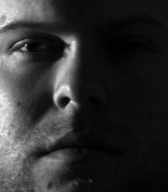
#> input picture CroppedYale/yaleB01/yaleB01_P00A+095E+00.pgm, 168 x 192 px; its folder holds only this picture in this run; the run also reads 1 picture not shown here
$ jupyter execute --allow-errors Face_Recognition.ipynb
#> lines starting #> are read from the running program, lines starting #| are printed output that depends on the picture
# Face Recognition Using Principal Component Analysis

## Import libraries

[cell 1]
import matplotlib.pyplot as plt
import numpy as np
import os
from PIL import Image
import math

# Confirm number of people in database (38 different people), then confirm each person has how many photos
# Then display what does the dataset looks like

[cell 2]
# the folder path for our face datasets
folder_path = "CroppedYale"

# list all folders in the database, images in one folder belongs to one person
all_items = os.listdir(folder_path)
subfolder_count = 0

# count number of person
for item in all_items:
    if os.path.isdir(os.path.join(folder_path, item)):
        subfolder_count += 1
#> pass 2 of the loop `for i, subfolder in enumerate(folder_names):`:
num_of_people = subfolder_count
print(f"num_of_people = {num_of_people}\n")

# list all subfolders'name in the dataset.
folder_names =[
    "yaleB01", "yaleB02", "yaleB03", "yaleB04", "yaleB05",
    "yaleB06", "yaleB07", "yaleB08", "yaleB09", "yaleB10",
    "yaleB11", "yaleB12", "yaleB13", "yaleB14", "yaleB15",
    "yaleB16", "yaleB17", "yaleB18", "yaleB19", "yaleB20",
    "yaleB21", "yaleB22", "yaleB23", "yaleB24", "yaleB25",
    "yaleB26", "yaleB27", "yaleB28", "yaleB29", "yaleB30",
    "yaleB31", "yaleB32", "yaleB33", "yaleB34", "yaleB35",
    "yaleB36", "yaleB37", "yaleB38"
]
#  Initialize an array called "photos_count_per_people" to record the number of respective photos in each subfolder
photos_count_per_people = np.empty(num_of_people)

#> (the rest of this cell did not finish here and is left out)

# Feature Enigneering

[cell 3]
# In the following part
# we will use matrix 'faces' to store all the training faces.
#The first column of the matrix is person1's 1st face, and the second column is person1's the 2nd face...
# The last column of the matrix is person38's 61th face.

# Initializes an empty vector_list to store the vectors of all images
vectors_list = []
folder_names =[
    "yaleB01", "yaleB02", "yaleB03", "yaleB04", "yaleB05",
    "yaleB06", "yaleB07", "yaleB08", "yaleB09", "yaleB10",
    "yaleB11", "yaleB12", "yaleB13", "yaleB14", "yaleB15",
    "yaleB16", "yaleB17", "yaleB18", "yaleB19", "yaleB20",
    "yaleB21", "yaleB22", "yaleB23", "yaleB24", "yaleB25",
    "yaleB26", "yaleB27", "yaleB28", "yaleB29", "yaleB30",
    "yaleB31", "yaleB32", "yaleB33", "yaleB34", "yaleB35",
    "yaleB36", "yaleB37", "yaleB38"
]


parent_directory = 'CroppedYale'

for folder_name in folder_names:
    folder_path = os.path.join(parent_directory, folder_name)
    if os.path.exists(folder_path) and os.path.isdir(folder_path):
        # Traverse all image files of each subfolder/person
        for filename in os.listdir(folder_path):
            if filename.lower().endswith(('.png', '.jpg', '.jpeg', '.gif', '.bmp','.pgm')):
                image_path = os.path.join(folder_path, filename)
                try:
                    # open the image
                    image = Image.open(image_path)
#> image is the input picture: PIL image 168x192 L; min 0, max 246, mean 47.5

                    # reshape the size to 100*100
                    image = image.resize((100, 100))
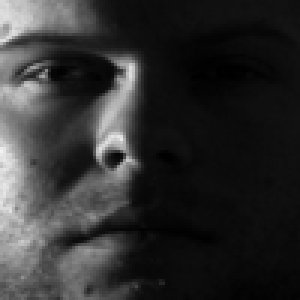
#> image: PIL image 100x100 L (shown 3 times larger); min 0, max 243, mean 47.5

                    # convert it to grayscale image
                    gray_image = image.convert('L')

                    # convert it to grayscale matrix
                    gray_matrix = np.array(gray_image)

                    # convert it to grayscale vector
                    vector = gray_matrix.flatten()
#> vector = 10000 values, max 243 at index 5000, min 0 at index 2273, mean 47.5

                    # append each vector into vector list
                    vectors_list.append(vector)
                except IOError:
                    print(f"Cannot open the {image_path}")
#> pass 2 of the loop `for folder_name in folder_names:`:

# assign the value of vector_lists to matrix 'faces'
faces = np.array(vectors_list).T
num_faces_used_for_training = 2315
train_face = faces[:,:num_faces_used_for_training]
print(f"the shape of matrix 'train_face' = {train_face.shape}")
#| the shape of matrix 'train_face' = (10000, 1)

# Calculate avg face and plot avg face

[cell 4]
avg_face = np.mean(train_face,axis=1)
print(f"shape of avg_face = {avg_face.shape}")
#| shape of avg_face = (10000,)

#plot avg face
fig1 = plt.figure()
ax1 = fig1.add_subplot(121)
img_avg = ax1.imshow(np.reshape(avg_face, (100, 100)))
img_avg.set_cmap('gray')
plt.axis('off')
plt.text(0.5, -0.1, 'Average Face', horizontalalignment='center', verticalalignment='center', fontsize=14, transform=ax1.transAxes)
plt.show()
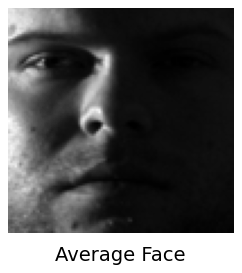
#> figure drawn by matplotlib, 1 panel

# Calculate first demean face and plot demean face

[cell 5]
demean_face = train_face[:,0]-avg_face
print(f"shape of demean_face = {demean_face.shape}")
#| shape of demean_face = (10000,)

#plot the first demean face
p1_demean_face = plt.figure()
ax_demean = p1_demean_face.add_subplot(121)
img_avg = ax_demean.imshow(np.reshape(demean_face, (100, 100)))
img_avg.set_cmap('gray')
plt.axis('off')
plt.text(0.5, -0.1, 'The First Demean Face', horizontalalignment='center', verticalalignment='center', fontsize=14, transform=ax_demean.transAxes)
plt.show()
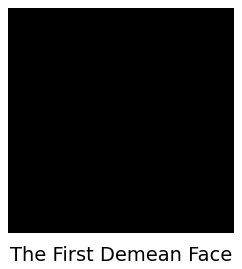
#> figure drawn by matplotlib, 1 panel

## Find Eigenfaces using Covaraiance Matrix (Method1)

[cell 6]
# X is the demean face matrix
X = train_face-np.tile(avg_face,(train_face.shape[1],1)).T
print(f"shape of demean face matrix X = {X.shape}")
#| shape of demean face matrix X = (10000, 1)


# Build covaraiance matrix
cov_matrix = np.cov(X,rowvar = True)
print(f"shape of cov_matrix = {cov_matrix.shape}")
#| shape of cov_matrix = (10000, 10000)

# Find the Eigenvectors of covaraince matrix, each eigen vector is atcually an eigenface
eigenvalues, eigenvectors = np.linalg.eigh(cov_matrix)

[cell 7]
# plot an eigenface
eigenface = eigenvectors[:,9998:9999].reshape((100, 100))
#> eigenface: shape (100, 100) float64; every value is 0
plt.imshow(eigenface, cmap='gray')
plt.title("Display an eigenface")
plt.axis('off')
plt.show()

[cell 8]
#The eigenvalues and eigenvector matrices are arranged in order from smallest to largest,
#so if we need to choose the first 100 most important principal components, we directly select the last 100 columns of the eigenvector
num_components =  1000

# Each column in projection_matrix is a eigen-vector,represents as a principal component
projection_matrix = eigenvectors[:, -num_components:]
#> projection_matrix: shape (10000, 1000) float64; every value is 0
print(f"shape of projection matrix = {projection_matrix.shape}")
#| shape of projection matrix = (10000, 1000)

#Project original demean face matrix X into a low-dimension X_pca
#X_pca = Transpose of projection_matrix * X

X_pca = (projection_matrix.T)@X

print(f"shape of X_pca = {X_pca.shape}")
#| shape of X_pca = (1000, 1)
print(f"Now,each image can be represented in a {num_components}-dimension eigenspace")

## Input Test faces

[cell 9]
test_folder_path = 'CroppedYaleTest'
files = os.listdir(test_folder_path)
image_extensions = ['.png', '.jpg', '.jpeg', '.gif', '.bmp', '.pgm']
image_count = sum(file.lower().endswith(tuple(image_extensions)) for file in files)
print(f"CroppedYaleTest has a number of {image_count} test_images")

files = sorted(os.listdir(test_folder_path))
vectors_list = []
test_real_label = []
for filename in files:
    if filename.lower().endswith(('.png', '.jpg', '.jpeg', '.gif', '.bmp','.pgm')):
        image_path = os.path.join(test_folder_path, filename)
        try:
            test_real_label.append(filename)
            #open the image
            image = Image.open(image_path)
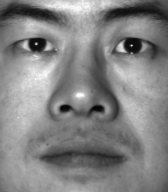
#> input picture CroppedYaleTest/yaleB02_P00A+010E+00.pgm, 168 x 192 px
#> image is the input picture: PIL image 168x192 L; min 4, max 255, mean 131.3
            # resize the image to 100*100
            resized_image = image.resize((100, 100))
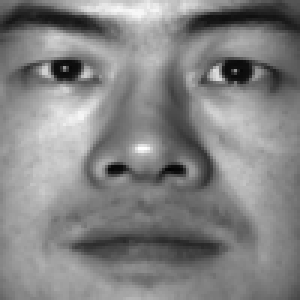
#> resized_image: PIL image 100x100 L (shown 3 times larger); min 2, max 255, mean 131.3
            # convert to gray images
            gray_image = resized_image.convert('L')
            # then convert to gray image matrix
            gray_matrix = np.array(gray_image)
            vector = gray_matrix.flatten()
#> vector = 10000 values, max 255 at index 4946, min 2 at index 5656, mean 131.3
            vectors_list.append(vector)
        except IOError:
            print(f"Cannot open {image_path}")
#> pass 2 of the loop `for filename in files:`:
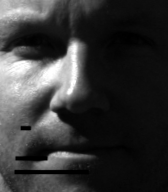
#> input picture CroppedYaleTest/yaleB03_P00A+070E+45_noise.pgm, 168 x 192 px
#> image is the input picture: PIL image 168x192 L; min 0, max 255, mean 53.8
#> `resized_image = image.resize((100, 100))`:
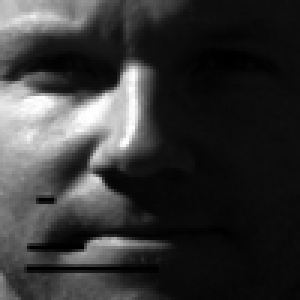
#> resized_image: PIL image 100x100 L (shown 3 times larger); min 0, max 255, mean 53.9
#> `vector = gray_matrix.flatten()`: vector = 10000 values, max 255 at index 3309, min 0 at index 1774, mean 53.85
test_face_matrix = np.array(vectors_list).T
#> test_face_matrix = 10000 pairs, first value 2 to 255, second value 0 to 255


print(f"shape of test_face_matrix = {test_face_matrix.shape}")
#| shape of test_face_matrix = (10000, 2)


for i in range(len(test_real_label)):
    test_real_label[i] = test_real_label[i][:7]

print(f"test_real_label = {test_real_label}")
print(f"length of test_real_label array = {len(test_real_label)}\n")

def find_closest_column(train_face_matrix, test_face_vector):
    min_distance = float('inf')
    closest_column_index = None
    closest_column = None

    vector_matrix = np.tile(test_face_vector, (train_face_matrix.shape[1], 1)).T

    for i in range(train_face_matrix.shape[1]):
        column = train_face_matrix[:, i]
        distance = np.linalg.norm(column - vector_matrix[:, i])
        if distance < min_distance:
            min_distance = distance
            closest_column_index = i
            closest_column = column


    print("matched_face_index:", closest_column_index)
    print("matched column:", closest_column)
    print("\n")
    return closest_column_index, closest_column


matched_index_list = []


#> (the rest of this cell did not finish here and is left out)

[cell 10]
class_range = []
count =0
for i in range(num_of_people):
    count = count+photos_count_per_people[i]
    class_range.append(count)
class_range = [element-1 for element in class_range]
print(class_range)
print(f"length of class_range = {len(class_range)}\n")
confirm_class_dictionary = dict()
for i in range(len(class_range)):
    key_val = class_range[i]
    confirm_class_dictionary[key_val] = i
print(f"confirm_class_dictionary = {confirm_class_dictionary}")


def match_result(index):
    class_category = 0
    for i in range(len(class_range)):
        if i==0 and 0<=index<=class_range[0]:
            class_category = confirm_class_dictionary[class_range[0]]
        if i>0 and class_range[i-1]<index<=class_range[i]:
            class_category = confirm_class_dictionary[class_range[i]]

    print(f"the image belongs to yaleB{class_category+1}")
    if class_category+1<=9:
        return f"yaleB0{class_category+1}"
    return f"yaleB{class_category+1}"

[cell 11]
# create an empty list to store the predict label
test_predict_label = []

for j in range(len(matched_index_list)):
    # find the matched index belongs to which category/person
    for i in range(len(class_range)):
        if i == 0 and 0 <= matched_index_list[j] < class_range[0]:
            class_category = i
            break
        elif class_range[i - 1] < matched_index_list[j] < class_range[i]:
            class_category = i
            break
    else:
        class_category = len(class_range)

    test_predict_label.append(class_category + 1)


for i in range(len(test_predict_label)):
    test_predict_label[i] = 'yaleB' + str(test_predict_label[i])

print("test_predict_label:", test_predict_label)

[cell 12]
files = os.listdir(test_folder_path)
vectors_list = []

test_real_label = []
num_of_test_images= 0
count = 0
accurate_count = 0

for filename in files:
    if filename.lower().endswith(('.png', '.jpg', '.jpeg', '.gif', '.bmp','.pgm')):
        image_path = os.path.join(test_folder_path, filename)
        num_of_test_images = num_of_test_images +1
        try:

            test_real_label.append(filename)


            image = Image.open(image_path)


            resized_image = image.resize((100, 100))


            gray_image = resized_image.convert('L')


            gray_matrix = np.array(gray_image)


            vector = gray_matrix.flatten()
#> vector = 10000 values, max 255 at index 4946, min 2 at index 5656, mean 131.3


            vector = vector-avg_face


            new_face_projected = (projection_matrix.T) @ vector

            print(count)
            count = count+1
            idx,col = find_closest_column(X_pca, new_face_projected)


            print(f"test_real_label:{filename}")
            match_str = match_result(idx)
            if(match_str==filename[:7]):
                accurate_count = accurate_count+1
            vectors_list.append(vector)


        except IOError:
            print(f"fail to open {image_path}")
#> pass 2 of the loop `for filename in files:`:
#> `vector = gray_matrix.flatten()`: vector = 10000 values, max 255 at index 3309, min 0 at index 1774, mean 53.85


test_face_matrix = np.array(vectors_list).T


print(test_face_matrix.shape)


print(len(test_real_label))

[cell 13]
print(f"accuracy = {accurate_count/num_of_test_images}")

## Use one test face to show the matching process

[cell 14]
test_image = Image.open('CroppedYaleTest/yaleB02_P00A+010E+00.pgm')
test_image = test_image.convert('L')
test_image = test_image.resize((100,100))
test_image_matrix = np.array(test_image)
print(f"test_image_matrix shape = {test_image_matrix.shape}")
test_image_vector = test_image_matrix.flatten()
#> test_image_vector = 10000 values, max 255 at index 4946, min 2 at index 5656, mean 131.3
print(f"test_image_vector shape = {test_image_vector.shape}")
test_image_vector = test_image_vector-avg_face
new_face_projected = (projection_matrix.T) @ test_image_vector
print(f"shape of new_face_projected = {new_face_projected.shape}")

index,match_matrix = find_closest_column(X_pca,new_face_projected)

# Display the image
img = plt.imshow(np.reshape(train_face[:,index], (100, 100)), cmap='gray')
plt.axis('off')

# Add text below the image
plt.text(0.5, -0.05, 'match closest face', horizontalalignment='center', verticalalignment='center',fontsize=30, transform=img.axes.transAxes)

plt.show()

photos_count_per_people.shape

class_range = []
count =0
for i in range(num_of_people):
    count = count+photos_count_per_people[i]
    class_range.append(count)


print(class_range)
print(f"length of class_range = {len(class_range)}")

class_range = [element-1 for element in class_range]

confirm_class_dictionary = dict()
for i in range(len(class_range)):
    key_val = class_range[i]
    confirm_class_dictionary[key_val] = i

class_category = 0
for i in range(len(class_range)):
    if i==0 and 0<=index<=class_range[0]:
        class_category = confirm_class_dictionary[class_range[0]]
    if i>0 and class_range[i-1]<index<=class_range[i]:
        class_category = confirm_class_dictionary[class_range[i]]

print(f"the image belongs to yaleFace{class_category+1}")

## Find Enigenfaces using Singular Value Decomposition (method2)

## Singular Value Decomposition

[cell 15]
X = train_face-np.tile(avg_face,(train_face.shape[1],1)).T
U,S,VT = np.linalg.svd(X,full_matrices=0)
print(f"X.shape = {X.shape}")
print(f"U.shape = {U.shape}")
print(f"S.shape = {S.shape}")
print(f"VT.shape = {VT.shape}")

## plot average face

[cell 16]
# plot the average face
fig1 = plt.figure()
ax1 = fig1.add_subplot(121)
img_avg = ax1.imshow(np.reshape(avg_face, (100, 100)))
img_avg.set_cmap('gray')
plt.axis('off')
plt.text(0.5, -0.1, 'Average Face', horizontalalignment='center', verticalalignment='center', fontsize=14, transform=ax1.transAxes)
plt.show()

## plot an eigen face

[cell 17]
fig2 = plt.figure()
ax2 = fig2.add_subplot(121)
img_avg = ax2.imshow(np.reshape(U[:,0], (100, 100)))
img_avg.set_cmap('gray')
plt.axis('off')
plt.text(0.5, -0.1, 'The First Eigenface Face', horizontalalignment='center', verticalalignment='center', fontsize=14, transform=ax2.transAxes)
plt.show()
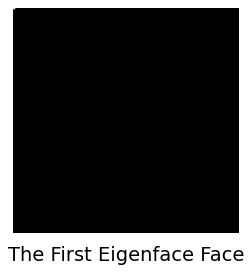
#> figure drawn by matplotlib, 1 panel

[cell 18]
fig3 = plt.figure()
ax3 = fig3.add_subplot(121)
#> (the rest of this cell did not finish here and is left out)

# Input an test image and show the matching process

[cell 19]
# This test_image is added with some noise
test_image = Image.open('CroppedYaleTest/yaleB03_P00A+070E+45_noise.pgm')
test_image = test_image.convert('L')
test_image = test_image.resize((100,100))
test_image_matrix = np.array(test_image)
print(f"test_image_matrix shape = {test_image_matrix.shape}")
test_image_vector = test_image_matrix.flatten()
#> test_image_vector has the same summary as vector
print(f"test_image_vector shape = {test_image_vector.shape}")

# Display the test_face image

[cell 20]
fig3 = plt.figure()
ax3 = fig3.add_subplot(121)
img_avg = ax3.imshow(np.reshape(test_image_vector, (100, 100)))
img_avg.set_cmap('gray')
plt.axis('off')
plt.text(0.5, -0.1, 'Test Face', horizontalalignment='center', verticalalignment='center', fontsize=14, transform=ax3.transAxes)
plt.show()

## Only use first k eigenfaces to reconstruct our test-face

[cell 21]
X_test = test_image_vector-avg_face
k_list = [25,50,100,200,500,1000]
test_face_k = None

# Initialize the figure
fig, axs = plt.subplots(2, 3, figsize=(9, 6))

# Loop through each r value
k_list = [10,25,50,100,200,1000]
for i, k in enumerate(k_list):
    # Reconstruct the face
    reconstructed_face = avg_face + U[:, :k] @ (U[:, :k].T @ X_test)

    # Plot the reconstructed face
    row_index = i // 3
    col_index = i % 3
    ax = axs[row_index, col_index]
    ax.imshow(np.reshape(reconstructed_face, (100, 100)), cmap='gray')
    ax.set_title('k = ' + str(k))
    ax.axis('off')

    test_face_k = reconstructed_face

plt.tight_layout()
plt.show()
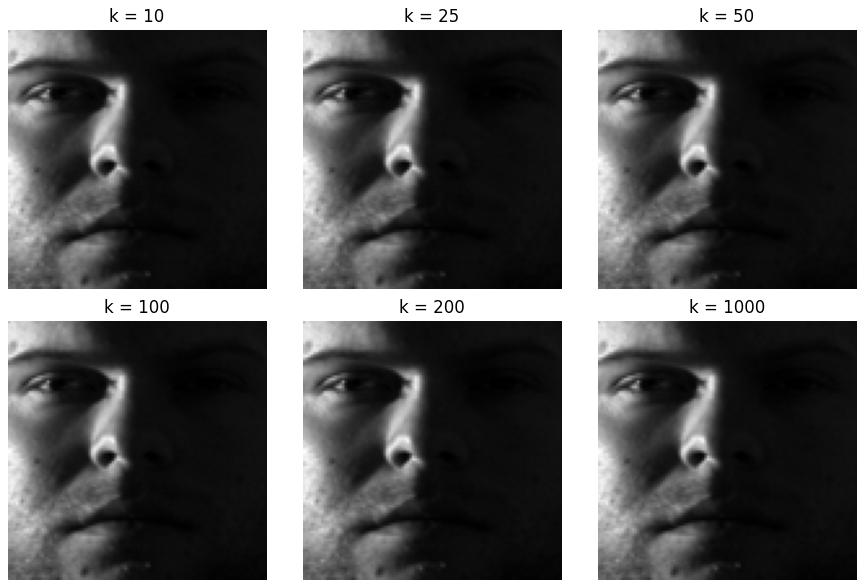
#> figure drawn by matplotlib, 6 panels


# plot first k eigenfaces with their contribution rate
contribution_rate = np.cumsum(S) / np.sum(S)
fig1 = plt.figure(figsize=(10, 5))
ax1 = fig1.add_subplot(122)
ax1.plot(contribution_rate, '-o', color='k', linewidth=1)
ax1.set_xlabel('k')
ax1.set_ylabel('Contribution Rate')
plt.text(0.5, -0.2, 'Different k Values and Its Contribution Rate', ha='center', va='center', fontsize=20, transform=ax1.transAxes)
plt.show()
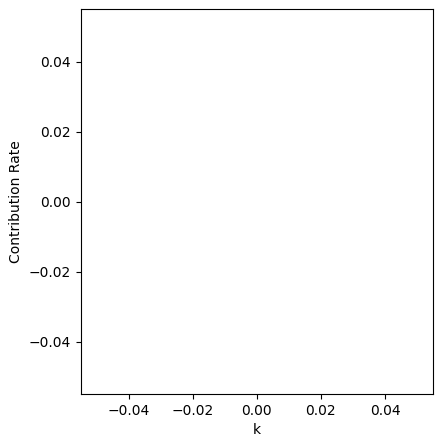
#> figure drawn by matplotlib, 1 panel

[cell 22]
def find_closest_column(train_face_matrix, test_face_vector):
#> called with train_face_matrix = array of shape (10000, 1), test_face_vector = 182
    min_distance = float('inf')
    closest_column_index = None
    closest_column = None

    vector_matrix = np.tile(test_face_vector, (train_face_matrix.shape[1], 1)).T

    for i in range(train_face_matrix.shape[1]):
        column = train_face_matrix[:, i]
        distance = np.linalg.norm(column - vector_matrix[:, i])  # calculate distance between two vector
        if distance < min_distance:
            min_distance = distance
            closest_column_index = i
            closest_column = column

    print("The index for most matched photo in training database ", closest_column_index)
    print("The column value for most matched photo in training database:", closest_column)
    return closest_column_index, closest_column

[cell 23]
index,match_matrix = find_closest_column(train_face,test_face_k[0])

# Display the matched image
img = plt.imshow(np.reshape(match_matrix, (100, 100)), cmap='gray')
plt.axis('off')

# Add text below the image
plt.text(0.5, -0.05, 'match closest face', horizontalalignment='center', verticalalignment='center',fontsize=30, transform=img.axes.transAxes)
plt.show()

class_range = []
count =0
for i in range(num_of_people):
    count = count+photos_count_per_people[i]
    class_range.append(count)
class_range = [element-1 for element in class_range]
confirm_class_dictionary = dict()
for i in range(len(class_range)):
    key_val = class_range[i]
    confirm_class_dictionary[key_val] = i
class_category = 0
for i in range(len(class_range)):
    if i==0 and 0<=index<=class_range[0]:
        class_category = confirm_class_dictionary[class_range[0]]
    if i>0 and class_range[i-1]<index<=class_range[i]:
        class_category = confirm_class_dictionary[class_range[i]]
print(f"the image belongs to yaleFace{class_category+1}")

## Test 100 images

[cell 24]
test_folder_path = 'CroppedYaleTest'
files = sorted(os.listdir(test_folder_path))
vectors_list = []
test_real_label = []
for filename in files:
    if filename.lower().endswith(('.png', '.jpg', '.jpeg', '.gif', '.bmp','.pgm')):
        image_path = os.path.join(test_folder_path, filename)
        try:
            test_real_label.append(filename)
            image = Image.open(image_path)
            resized_image = image.resize((100, 100))
            gray_image = resized_image.convert('L')
            gray_matrix = np.array(gray_image)
            vector = gray_matrix.flatten()
            vectors_list.append(vector)
        except IOError:
            print(f"Fail to open {image_path}")
#> pass 2 of the loop `for filename in files:`:

test_face_matrix = np.array(vectors_list).T


print(f"shape of test_face_matrix ={test_face_matrix.shape}")
for i in range(len(test_real_label)):
    test_real_label[i] = test_real_label[i][:7]
print(f"test_real_label = {test_real_label}")


def find_closest_column(train_face_matrix, test_face_vector):
    min_distance = float('inf')
    closest_column_index = None
    closest_column = None

    vector_matrix = np.tile(test_face_vector, (train_face_matrix.shape[1], 1)).T

    for i in range(train_face_matrix.shape[1]):
        column = train_face_matrix[:, i]
        distance = np.linalg.norm(column - vector_matrix[:, i])
        if distance < min_distance:
            min_distance = distance
            closest_column_index = i
            closest_column = column


    print("The index of most matched image in training database:", closest_column_index)
    print("The column of most matched image in training database:", closest_column)
    return closest_column_index, closest_column


matched_index_list = []
#> (the rest of this cell did not finish here and is left out)
